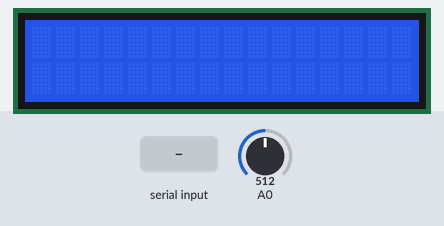
Bench run of a sketch on a simulated Arduino Uno, built with avr-gcc and run on an emulated ATmega328P. Shown: 16×2 character LCD. The inputs (shaded band) are chosen by the test bench; at power-on: A0 = 512. What the sketch prints to the serial monitor is not drawn.

Above: at 0.9 s.
1.0 s: "90,45\n" received over Serial
At 2.0 s:
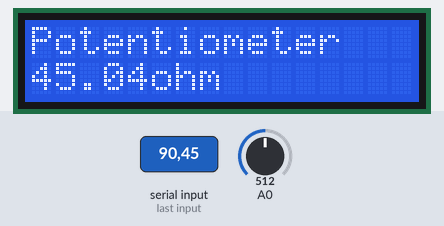
2.5 s: A0 set to 122
At 2.9 s:
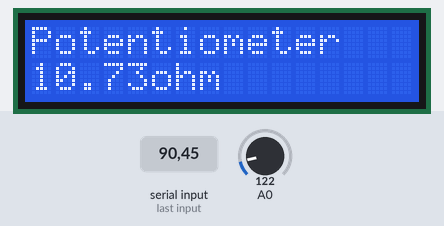
4.0 s: A0 set to 101
At 5.0 s:
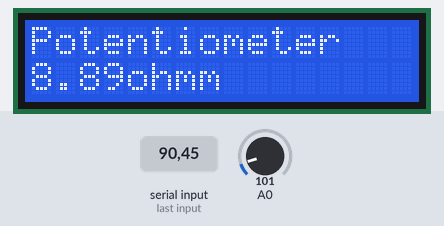
5.5 s: A0 set to 0
At 7.0 s:
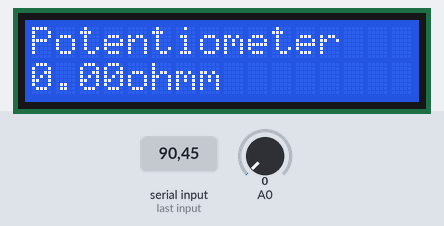
Timing chart, 0 to 8.0 s (numbered marks = the images above; inputs shaded):
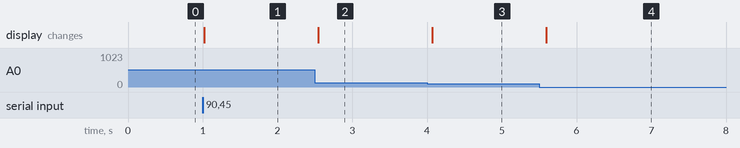

The sketch:

Ohm_display_LCD.ino
```cpp
// 引用 LiquidCrystal Library
#include <LiquidCrystal.h>

// 建立 LiquidCrystal 的變數 lcd
//                 LCD 接腳:  rs, enable, d4, d5, d6, d7
//      對應到 Arduino 接腳:  12,     11,  5,  4,  3,  2
LiquidCrystal lcd(12, 11, 5, 4, 3, 2);
String MAX = "";
String comdata="";
void setup() {
  int loop_x = 1;
   Serial.begin(9600);
  // 設定 LCD 的行列數目 (2 x 16)
  lcd.begin(16, 2);
  Serial.println("Define the Maximum value of Potentiometer :");
  MAX = Maximum_Set_up(loop_x , comdata); //執行副程式，設定可變電阻最大值
  lcd.print("Potentiometer");
}
void loop() {
  long M2R =MAX.toInt();
  float sensorValue = analogRead(A0); //取得可變電阻(0~1023)
  float Display_ohm;
  long Resistance = M2R;
  lcd.setCursor(0, 1);
  Display_ohm = Get_ohm(sensorValue,Resistance);//執行副程式，獲得電阻值
  lcd.print(Display_ohm);
  lcd.print("ohm");
  delay(100);
}

  String Maximum_Set_up(int z ,String Data){
  while(z == 1){ //Enable infinite loop
  if (Serial.available() > 0){
        Data += char(Serial.read());
        delay(2);
   }
    else if (Data.length() > 0){//若有文字輸入
        Serial.println(Data);
        return Data;//回傳Data植
        Data = "";//Clear Data
        z--;//Disable infinite loop
   }
  }
}
   float Get_ohm(float x,float y){
   float voltage,Ohm;
   voltage = x / 1023.0 *5.0;
   Ohm = y / (5/voltage) ;//利用比值求出電阻值
   return Ohm;
}
```

Measured:
- the behaviour switches between 114 and 113 on A0 (found by bisection; images 2 and 3)
- after the input at 1.0 s, the display: changes at once (image 1)
- after the input at 2.5 s, the display: changes at once (image 2)
- after the input at 4.0 s, the display: changes after 0.07 s (image 3)
- after the input at 5.5 s, the display: changes after 0.09 s (image 4)
